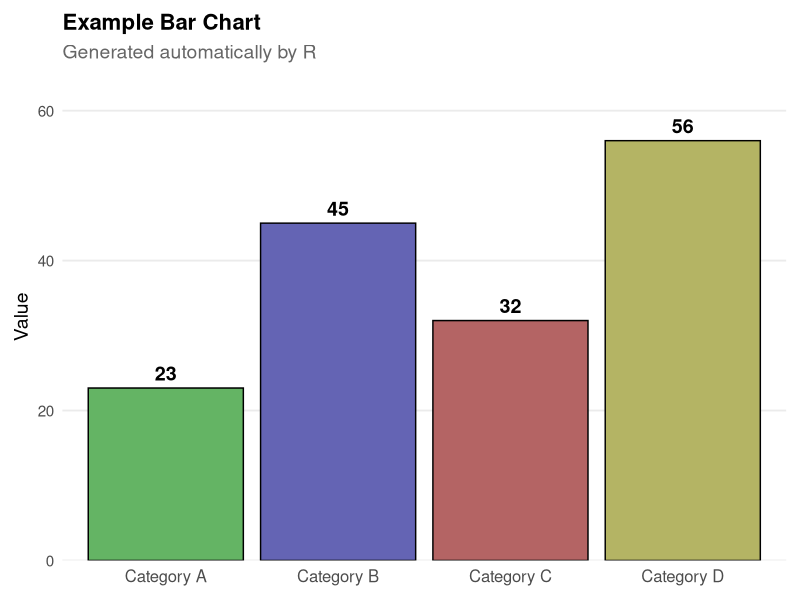

The R script that drew this image:
#!/usr/bin/env Rscript

# Example R plot demonstrating the \rplotfile macro
# This script creates a simple bar chart with ggplot2

library(ggplot2)

# Sample data
data <- data.frame(
  category = c("Category A", "Category B", "Category C", "Category D"),
  value = c(23, 45, 32, 56)
)

# Create a clean bar chart
p <- ggplot(data, aes(x = category, y = value, fill = category)) +
  geom_col(color = "black", size = 0.5) +
  geom_text(aes(label = value), vjust = -0.5, size = 5, fontface = "bold") +
  
  # Styling
  scale_fill_manual(values = c("#64B464", "#6464B4", "#B46464", "#B4B464")) +
  scale_y_continuous(expand = c(0, 0), limits = c(0, 65)) +
  
  # Labels and theme
  labs(
    title = "Example Bar Chart",
    subtitle = "Generated automatically by R",
    x = NULL,
    y = "Value"
  ) +
  theme_minimal(base_size = 14) +
  theme(
    legend.position = "none",
    panel.grid.major.x = element_blank(),
    panel.grid.minor = element_blank(),
    plot.title = element_text(face = "bold", size = 16),
    plot.subtitle = element_text(color = "gray40"),
    axis.text.x = element_text(size = 12),
    axis.text.y = element_text(size = 11),
    plot.margin = margin(10, 10, 10, 10)
  )

# Save the plot as PDF
ggsave("example-plot.pdf", p, width = 8, height = 5, units = "in")

cat("Example plot saved to example-plot.pdf\n")
